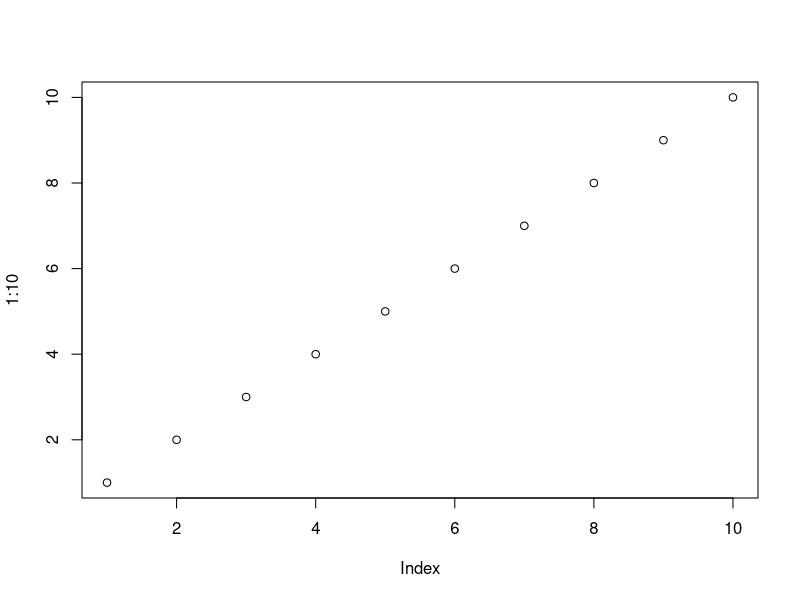
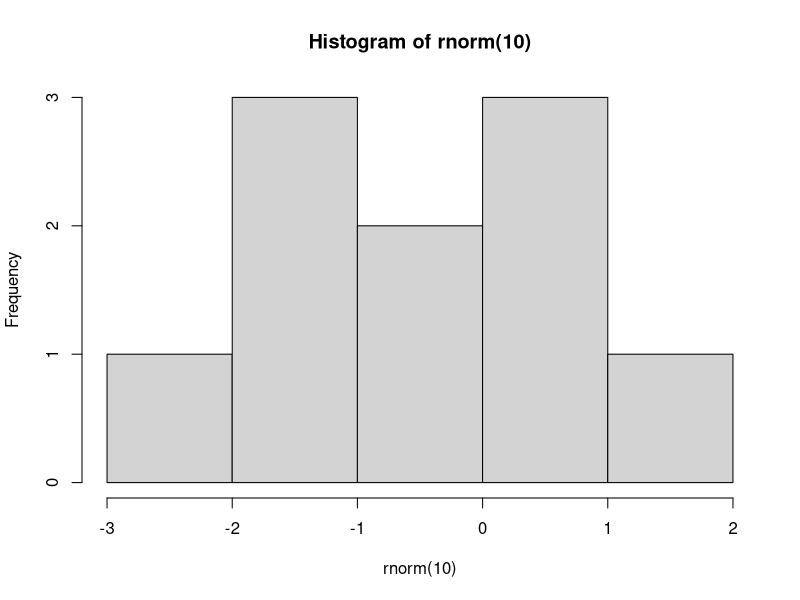
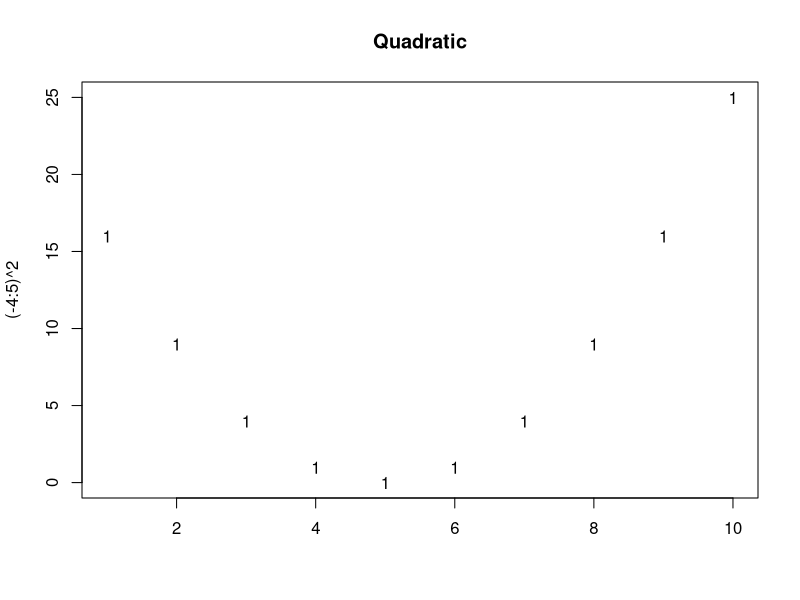
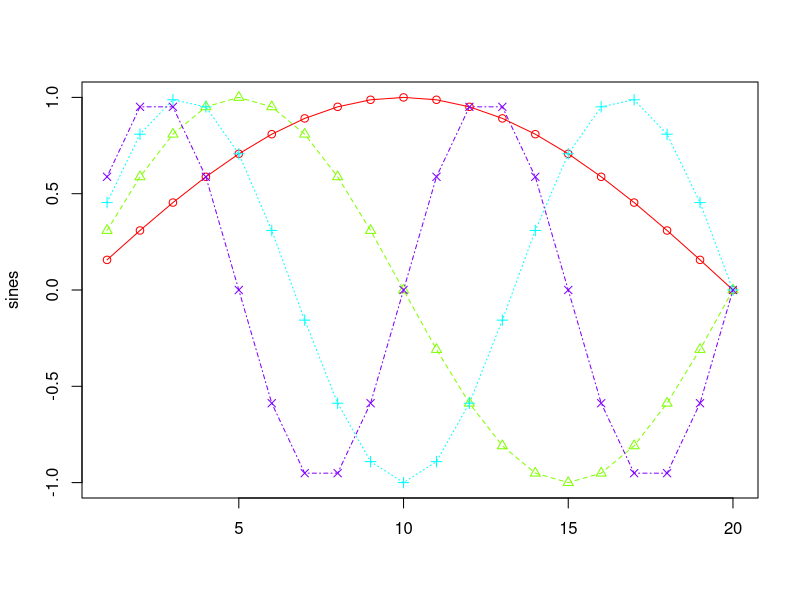
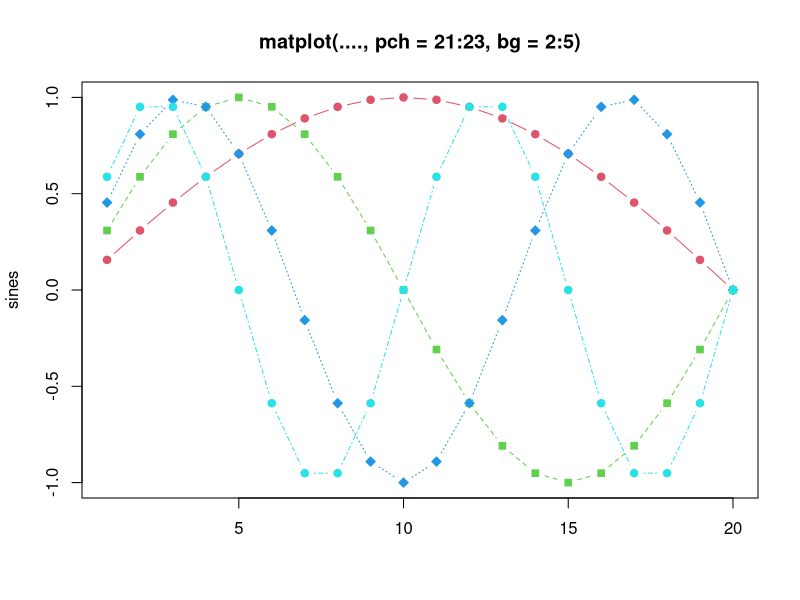
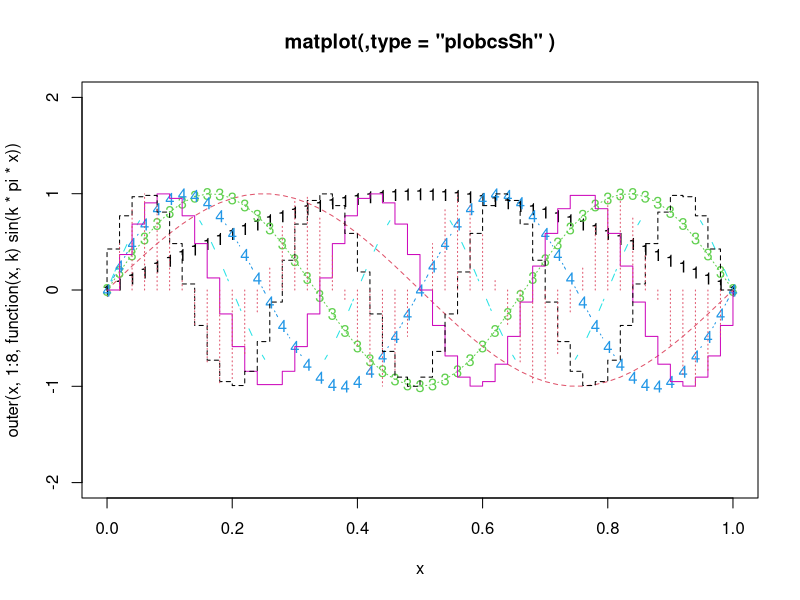
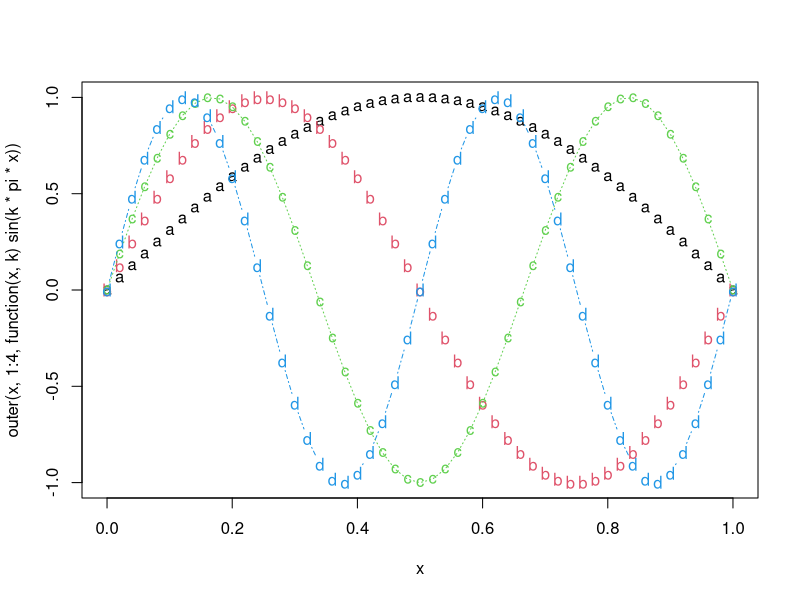
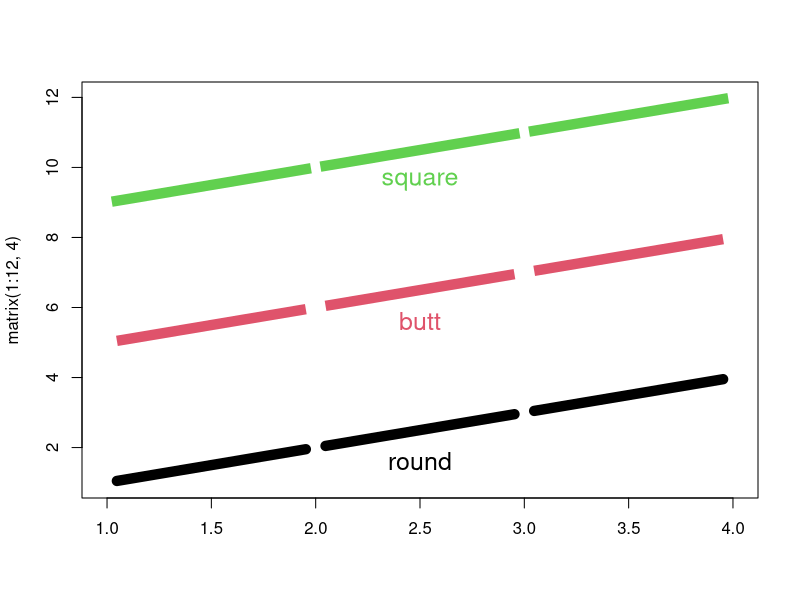

The R source for these figures, in order:
#Explorando o 01-RStudio.R

# Nome dos Contributors
contributors()

# lincença
sessionInfo()

# Imprimir na tela
print('R - Uma das principais ferramentas do Cientista de Dados')

# Criar gráficos
plot(1:10)
hist(rnorm(10)) # rnorm > cria uma distribuiçâo normal

# instalar pacotes
install.packages('randomForest')
install.packages('ggplot2')

# carregar o pacote
library(ggplot2)

# decarregar o pacote
detach(package:ggplot2)

# Se souber o nome da função
help(mean)
?mean

# Se não souber o nome da função
help.search('randomForest')
help.search('matplot')
??matplot
RSiteSearch('matplot')
example('matplot')



